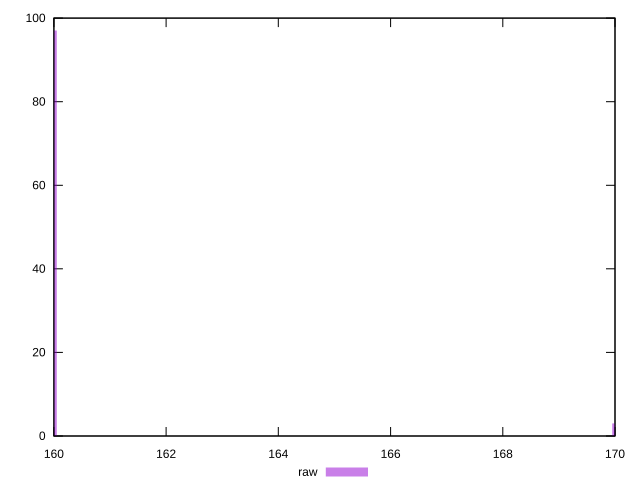

Write gnuplot code to recreate this figure.
reset
set terminal svg size 640, 490 enhanced background rgb 'white'
set output "report_00007_2020-12-11T15:55:29.892Z/uses-http2/samples/pages+cached+noexternal+nofonts+nosvg+noimg/raw/histogram.svg"

$raw <<EOF
160 97
170 3
EOF

set key outside below
set boxwidth 0.1
set yrange [0:100]
set style fill transparent solid 0.5 noborder

plot \
  $raw title "raw" with boxes, \


reset
